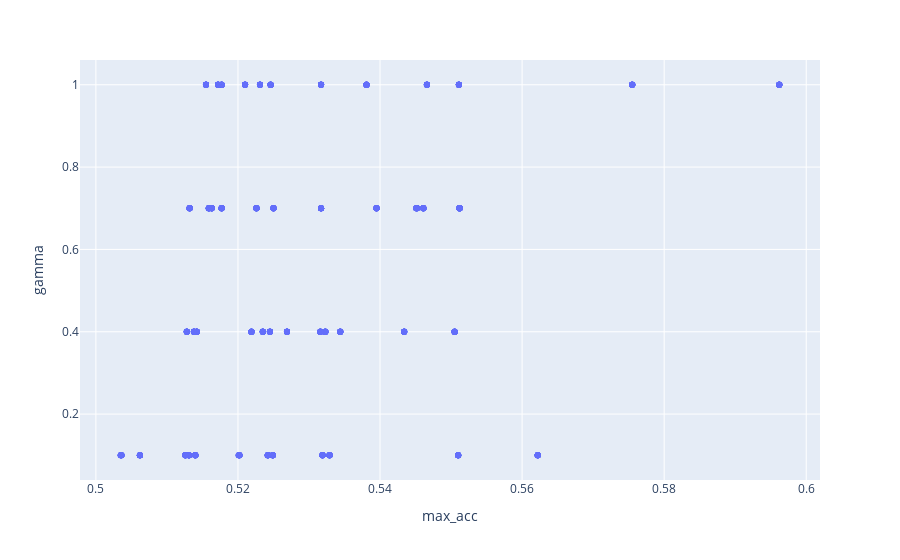

Notebook code cell kept with this figure:
### Code cell
import plotly.express as px


px.scatter(data_frame=all_res,y='gamma',x='max_acc') #gamma ~ 1?

### Figure 1 — Plotly figure (JSON) as saved in the notebook; plotly's stock layout.template omitted (floating-point values rounded to 4 significant figures; data arrays with more than 128 entries replaced by an {"elided": "..."} marker saying what was removed)
{"data": [{"hovertemplate": "max_acc=%{x}<br>gamma=%{y}<extra></extra>", "legendgroup": "", "marker": {"color": "#636efa", "symbol": "circle"}, "mode": "markers", "name": "", "orientation": "v", "showlegend": false, "type": "scatter", "x": {"elided": "768 float values"}, "xaxis": "x", "y": {"elided": "768 float values"}, "yaxis": "y"}], "layout": {"legend": {"tracegroupgap": 0}, "margin": {"t": 60}, "xaxis": {"anchor": "y", "domain": [0, 1], "title": {"text": "max_acc"}}, "yaxis": {"anchor": "x", "domain": [0, 1], "title": {"text": "gamma"}}}}
